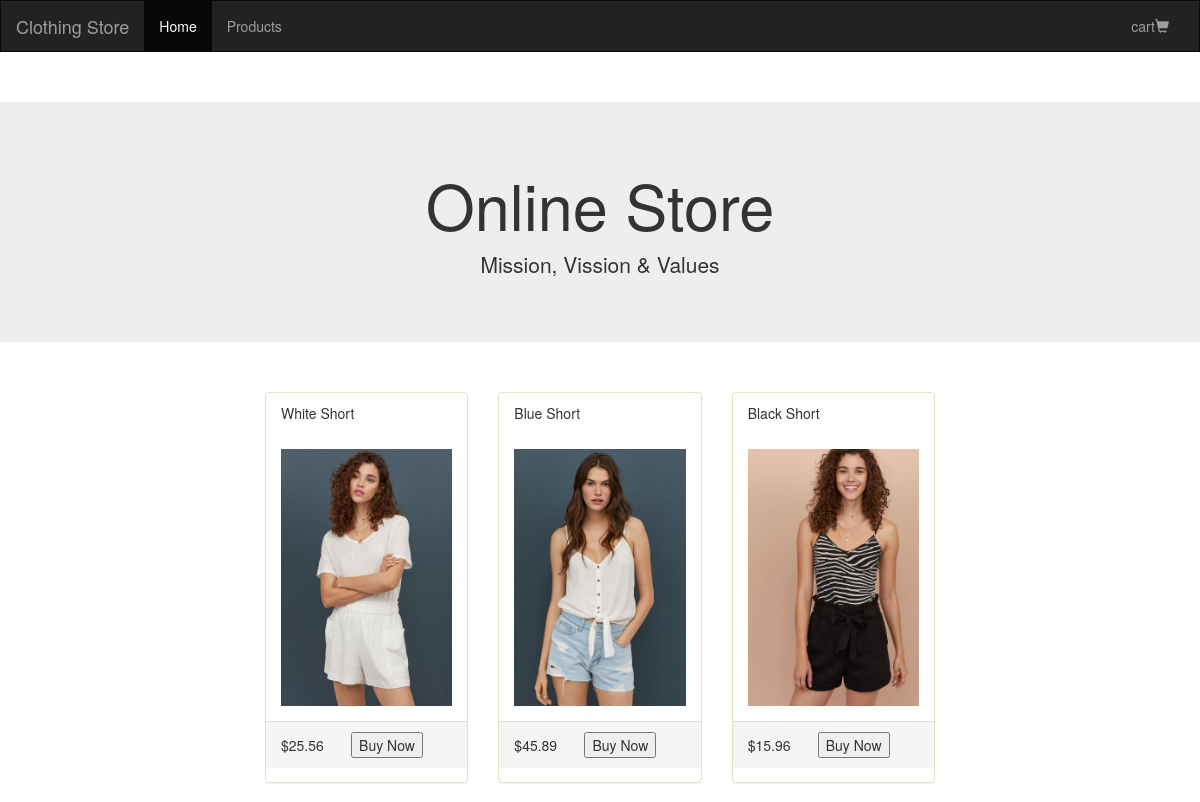
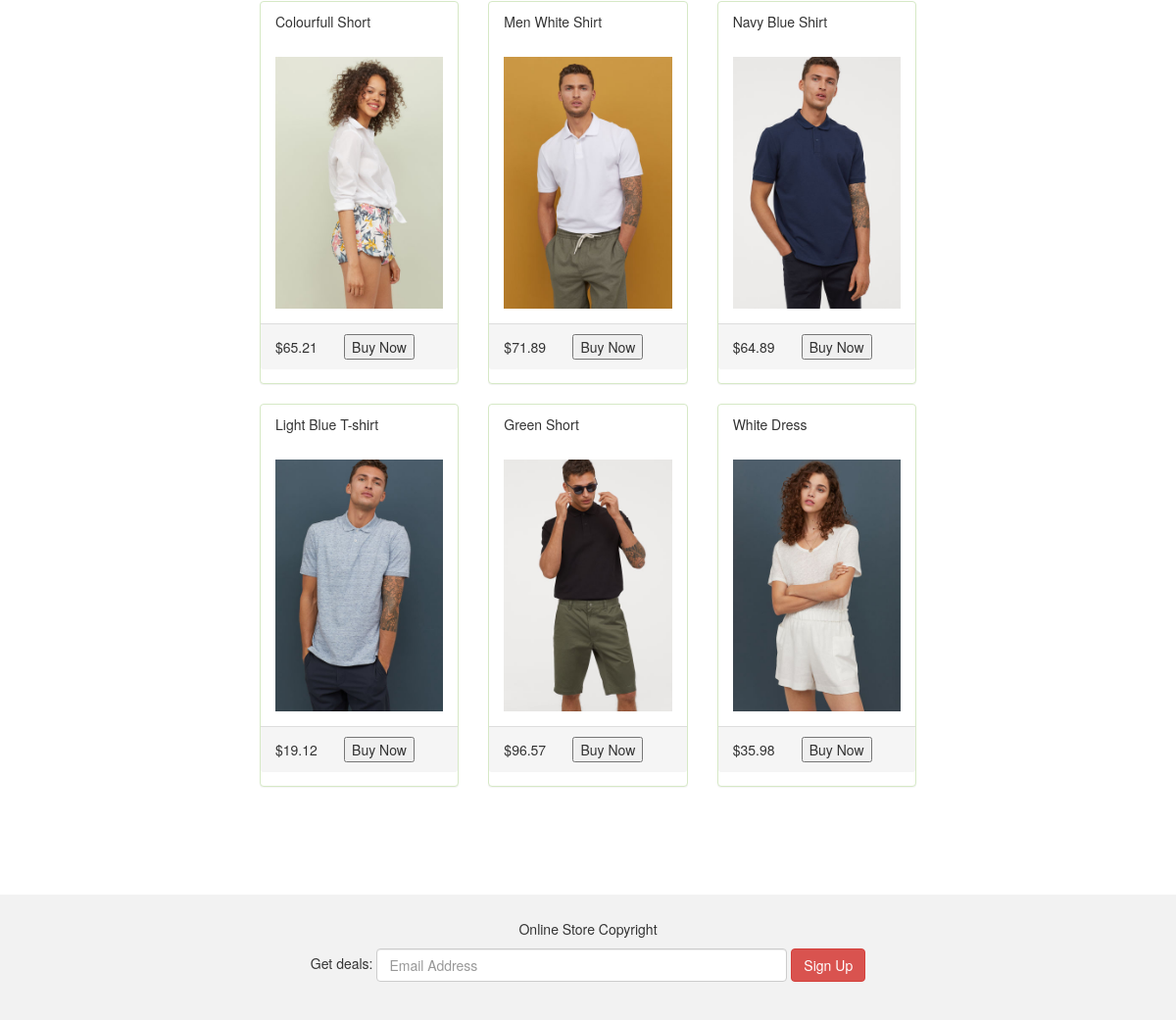
The page /product.php on the database its author committed (2 pictures, top to bottom).
### tables this page shows
CREATE TABLE `products` (
  `id` int(11) NOT NULL,
  `name` varchar(250) NOT NULL,
  `code` varchar(100) NOT NULL,
  `price` double(9,2) NOT NULL,
  `image` varchar(250) NOT NULL
);

### product.php (the view, shortened to what this page needs)
<?php
include('db.php');
?>
<html>
<head>
 <link rel="stylesheet" href="https://maxcdn.bootstrapcdn.com/bootstrap/3.4.0/css/bootstrap.min.css">
  <link rel='stylesheet' href='css/style.css' type='text/css' media='all' />
</head>
<body>
<?php
if (!empty($_SESSION['shopping_cart'])) {
    $cart_count = count(array_keys($_SESSION['shopping_cart']));
}
else{
  $cart_count=null;
}
?>
<nav class="navbar navbar-inverse">
  <div class="container-fluid">
    <div class="navbar-header">
      <a class="navbar-brand" href="index.php">Clothing Store</a>
    </div>
    <div class="collapse navbar-collapse" id="myNavbar">
      <ul class="nav navbar-nav">
        <li class="active"><a href="index.php">Home</a></li>
        <li><a href="product.php">Products</a></li>
      </ul>
      <ul class="nav navbar-nav navbar-right">
        <li><a href="cart.php">cart<span class="glyphicon glyphicon-shopping-cart"></span><?php echo $cart_count; ?></span></a></li>
      </ul>
    </div>
  </div>
</nav>
<div class="jumbotron">
  <div class="container text-center">
    <h1>Online Store</h1>
    <p>Mission, Vission & Values</p>
  </div>
</div>
<div style="width:700px; margin:50 auto;">
<?php
	$q = "SELECT * FROM products";
$result = mysqli_query($con,$q);
while($row = mysqli_fetch_assoc($result)){
    echo "<div class='col-sm-4'>";
		echo "<div class='panel panel-success'>
			  <form method='post' action=''>
        <input type='hidden' name='code' value=".$row['code']." />
        <div class='panel-heading'>".$row['name']."</div>
        <div class='panel-body'><img src=".$row['image']." class='img-responsive' style='width:100%' alt='Image'></div>
        <div class='panel-footer'>$".$row['price']." &nbsp; &nbsp; &nbsp; <button type='submit' class='buy'>Buy Now</button></div>
			  </form>
		   	  </div>";
    echo "</div>";
        }
?>
<br /><br />
</div>
<footer class="container-fluid text-center">
  <p>Online Store Copyright</p>
  <form class="form-inline">Get deals:
    <input type="email" class="form-control" size="50" placeholder="Email Address">
    <button type="button" class="btn btn-danger">Sign Up</button>
  </form>
</footer>
</body>
</html>

### product.php (style rules this page uses)
.navbar { margin-bottom: 50px; border-radius: 0; }
.jumbotron { margin-bottom: 0; }
footer { background-color: #f2f2f2; padding: 25px; }
.jumbotron { margin-bottom: 50px; }

### rows shown on the page
products: name "White Short", image (picture), price "25.56"
products: name "Blue Short", image (picture), price "45.89"
products: name "Black Short", image (picture), price "15.96"
products: name "Colourfull Short", image (picture), price "65.21"
products: name "Men White Shirt", image (picture), price "71.89"
products: name "Navy Blue Shirt", image (picture), price "64.89"
products: name "Light Blue T-shirt", image (picture), price "19.12"
products: name "Green Short", image (picture), price "96.57"
products: name "White Dress", image (picture), price "35.98"
